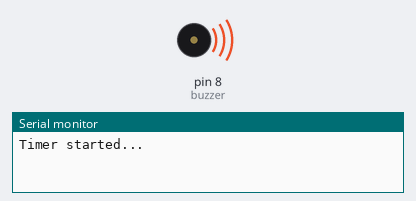
Simulated run of this sketch. Board: Arduino Uno, built with avr-gcc and run on an emulated ATmega328P. On the bench: buzzer (waves = sounding, pin HIGH), the last lines printed to the serial monitor.

Above: at 60.1 s.
At 61.1 s:
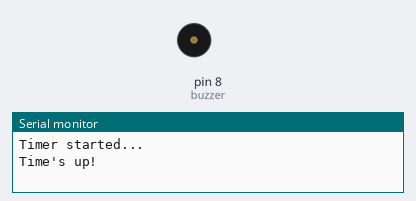
Timing chart, 0 to 62.6 s (numbered marks = the images above):
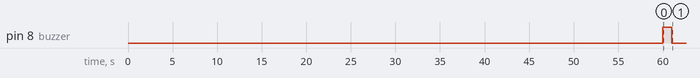

The sketch:

Main.ino
```cpp
int buzzer = 8;
int minutes = 1;  // Change this value to set different time
unsigned long duration = minutes * 60UL * 1000;

void setup() {
  pinMode(buzzer, OUTPUT);
  Serial.begin(9600);
  Serial.println("Timer started...");
  delay(duration);
  digitalWrite(buzzer, HIGH);
  delay(1000);
  digitalWrite(buzzer, LOW);
  Serial.println("Time's up!");
}

void loop() {
  // Nothing in loop
}
```
